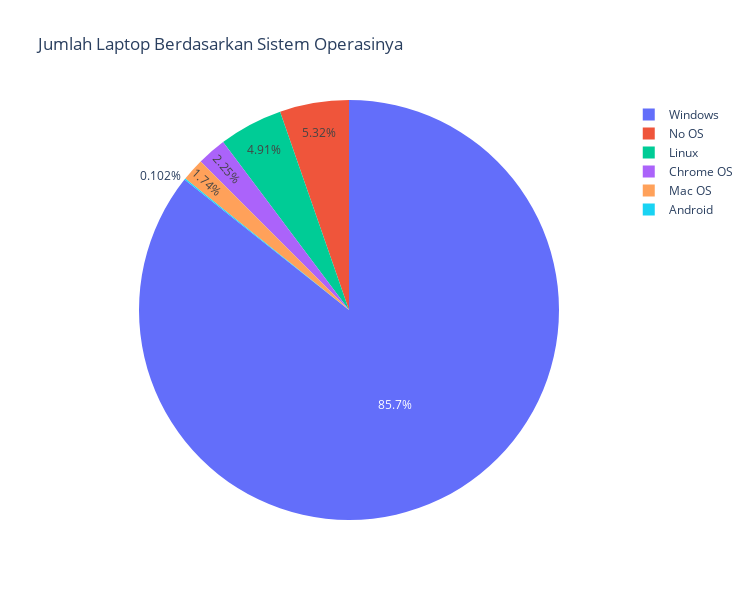

Notebook code for this chart:
### Markdown cell above
**Menggunakan Plotly**

### Code cell
fig = px.pie(grouped_os, values = 'counts', names = 'os', labels={'counts': 'Jumlah Laptop'}, title='Jumlah Laptop Berdasarkan Sistem Operasinya')
fig.update_layout(
    width= 750,
    height = 600
)
fig.show()

### Figure 1 — Plotly figure (JSON) as saved in the notebook; plotly's stock layout.template omitted (floating-point values rounded to 4 significant figures)
{"data": [{"domain": {"x": [0, 1], "y": [0, 1]}, "hovertemplate": "os=%{label}<br>Jumlah Laptop=%{value}<extra></extra>", "labels": ["Android", "Chrome OS", "Linux", "Mac OS", "No OS", "Windows"], "legendgroup": "", "name": "", "showlegend": true, "type": "pie", "values": [1, 22, 48, 17, 52, 837]}], "layout": {"height": 600, "legend": {"tracegroupgap": 0}, "title": {"text": "Jumlah Laptop Berdasarkan Sistem Operasinya"}, "width": 750}}
